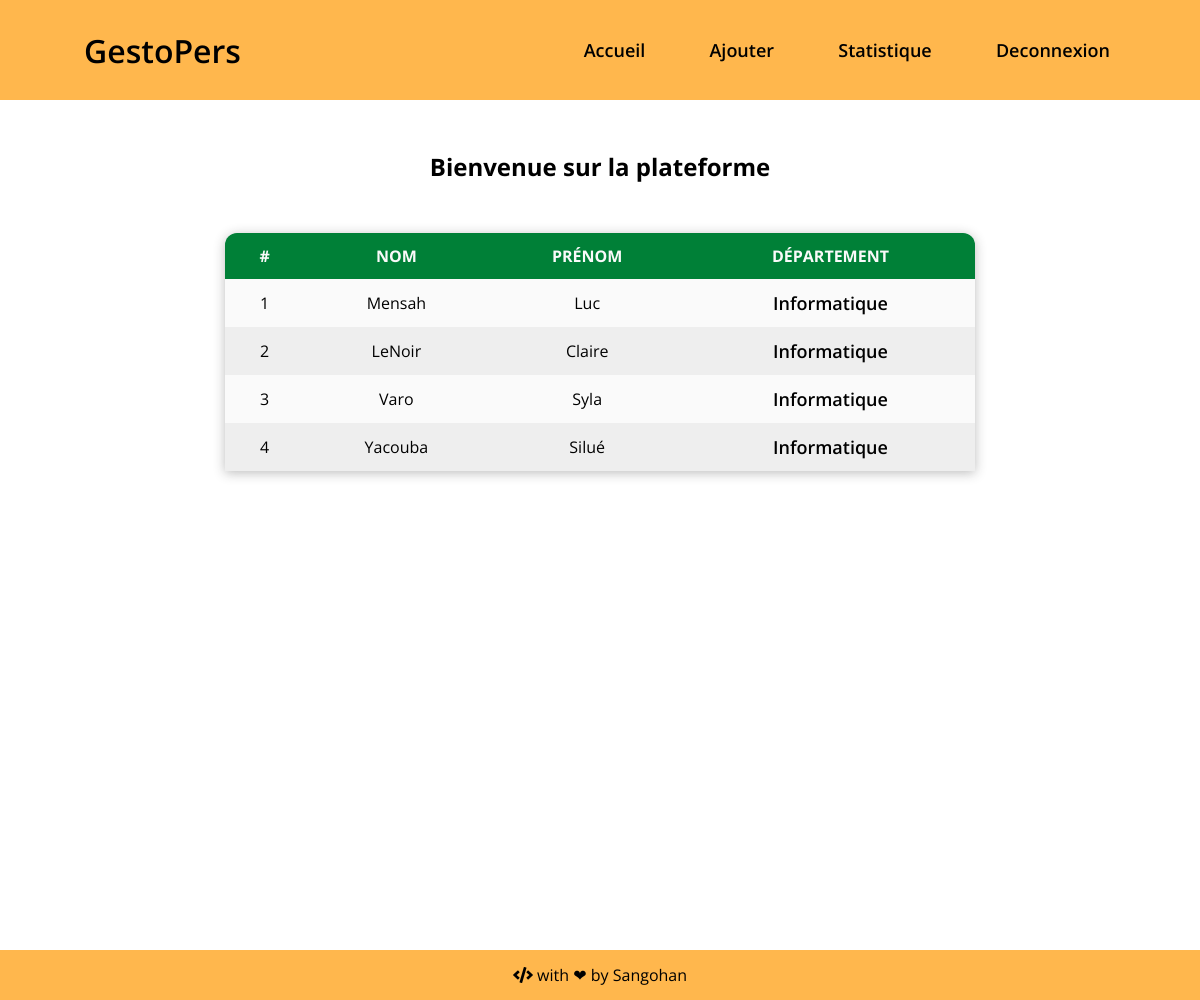
Page /accueil/ (signed in) on the committed database.
### authentification/models.py (models this page shows, shortened)
class Personnel(models.Model):
    nom = models.CharField(max_length=30, null=False)
    prenom = models.CharField(max_length=100, null=False)
    email = models.EmailField()
    date_arrivee = models.DateField()
    departement = models.ForeignKey(Departement, null= True, on_delete=models.SET_NULL)

class Departement(models.Model):
    nomDepartement = models.CharField(max_length=100)

### gestion/views.py (the view)
# urls.py: path('accueil/', gestion.views.page_accueil, name='accueil'),
@login_required
def page_accueil(request):
    personnel = Personnel.objects.all()
    return render(request, 'gestion/accueil.html', {'liste': personnel})

### gestion/templates/gestion/accueil.html
{% extends 'base.html' %}
{% block content %}
    <h2>Bienvenue sur la plateforme</h2>
    <table>
        <tr>
            <th>#</th>
            <th>Nom</th>
            <th>Prénom</th>
            <th>Département</th>
        </tr>
        {% for elt in liste %}
        <tr>
            <td>{{ elt.id }}</td>
            <td>{{ elt.nom }}</td>
            <td>{{ elt.prenom }}</td>
            <td><a href="{% url 'departement' elt.departement.nomDepartement %}">{{ elt.departement.nomDepartement }}</a></td>
        </tr>
        {% endfor %}
    </table>
{% endblock content %}

### templates/base.html (shortened to what this page needs)
{% load static %}
<html lang="fr">
<head>
    <link rel="stylesheet" type= "text/css" href="{% static 'css/app.css' %}">
    <link rel="stylesheet" href="{% static 'css/form.css' %}">
    <link rel="stylesheet" href="{% static 'css/tableau.css' %}">
</head>
<body>
    <header id="entete">
        <h1 id="titre">GestoPers</h1>
        {% if user.is_authenticated %}
            <nav>
                <ul id="nav">
                    <li> <a href="{% url 'accueil' %}">Accueil</a> </li>
                    <li> <a href="{% url 'ajouter' %}">Ajouter</a> </li>
                    <li> <a href="#">Statistique</a> </li>
                    <li> <a href="{% url 'deconnexion' %}">Deconnexion</a> </li>
                </ul>
            </nav>
        {% endif %}
    </header>
    <main>
        {% block content %}
        {% endblock content %}
    </main>
    <footer id="pied">
        <p>
            <i class="fas fa-code"></i> with ❤ by Sangohan
        </p>
    </footer>
</body>
</html>

### static/css/app.css (style rules this page uses)
* { margin: 0; padding: 0; box-sizing: border-box; font-family: 'Open Sans', sans-serif; color: black; }
body { display: block; }
main { display: block; min-height: 100vh; width: 1000px; margin: auto; margin-top: 150px; color: whitesmoke; flex-direction: column; text-align: center; }
ul { list-style: none; }
header { background: #ffb74d; width: 100%; height: 100px; position: fixed; top: 0; left: 0; justify-content: space-between; align-items: center; display: flex; }
#titre { margin: 7%; float: left; font-weight: 600; }
li, a { font-weight: 600; font-size: 18; color: black; text-decoration: none; }
li { display: inline-block; font-size: 18px; padding: 10px; margin: 0 20px; }
li a { transition: all 0.3s ease 0s; }
nav { float: right; margin-right: 5%; display: flex; }
footer { background: #ffb74d; width: 100%; position: relative; bottom: 0; left: 0; height: 50px; display: flex; justify-content: center; align-items: center; }

### static/css/form.css (style rules this page uses)
* { margin: 0; padding: 0; box-sizing: border-box; font-family: 'Open Sans', sans-serif; color: black; }

### static/css/tableau.css (style rules this page uses)
table { width: 75%; margin: 50px auto; border-collapse: collapse; border-spacing: 0; border-radius: 12px 12px 0 0; overflow: hidden; box-shadow: 0 2px 12px rgb(32 32 32 / 30%); background: #fafafa; text-align: center; }
th, td { padding: 12px 15px; }
th { background: #008037; color: #fafafa; text-transform: uppercase; }
tr:nth-child(odd) { background-color: #eeeeee; }

### rows in the picture
Personnel: id "1", nom "Mensah", prenom "Luc", departement.nomDepartement "Informatique"
Personnel: id "2", nom "LeNoir", prenom "Claire", departement.nomDepartement "Informatique"
Personnel: id "3", nom "Varo", prenom "Syla", departement.nomDepartement "Informatique"
Personnel: id "4", nom "Yacouba", prenom "Silué", departement.nomDepartement "Informatique"
